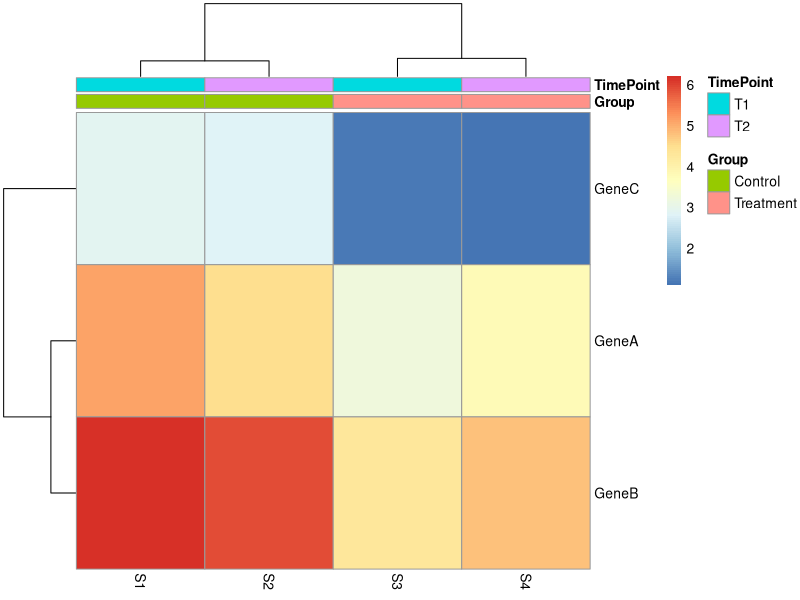
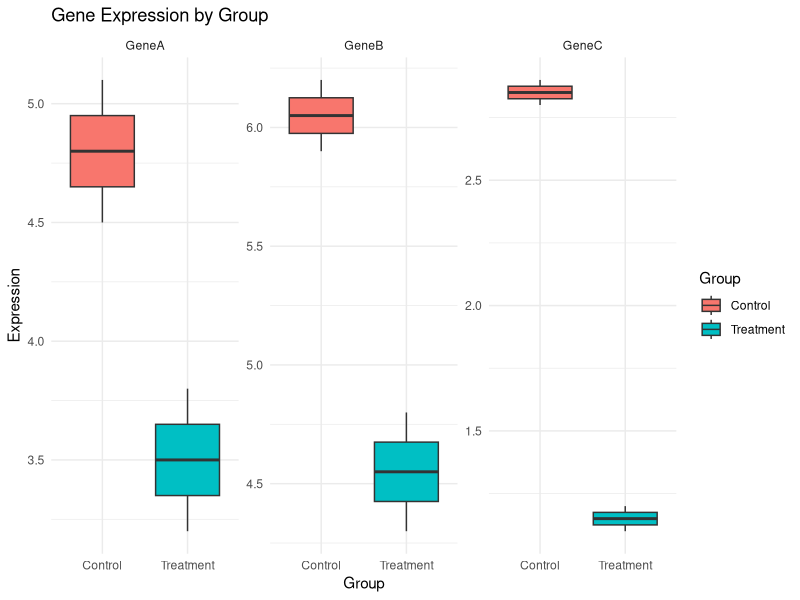

These charts were generated, in order, by the following R code:
# 安装并加载所需的包
if(!require("tidyverse")) install.packages("tidyverse"); library(tidyverse)
if(!require("pheatmap")) install.packages("pheatmap"); library(pheatmap)

# 示例元数据
metadata <- data.frame(
  SampleID = c("S1", "S2", "S3", "S4"),
  Group = c("Control", "Control", "Treatment", "Treatment"),
  TimePoint = c("T1", "T2", "T1", "T2")
)

# 示例表达矩阵
expression_matrix <- matrix(
  c(5.1, 4.5, 3.2, 3.8,
    6.2, 5.9, 4.3, 4.8,
    2.9, 2.8, 1.2, 1.1),
  nrow = 3, ncol = 4, byrow = TRUE
)
rownames(expression_matrix) <- c("GeneA", "GeneB", "GeneC")
colnames(expression_matrix) <- c("S1", "S2", "S3", "S4")

# 绘制热图
annotation_col <- metadata %>% column_to_rownames("SampleID")
pheatmap(expression_matrix, annotation_col = annotation_col)

# 数据处理和可视化
# 转换表达矩阵为数据框格式
expression_df <- as.data.frame(t(expression_matrix))
expression_df$SampleID <- rownames(expression_df)
expression_df <- expression_df %>% pivot_longer(-SampleID, names_to = "Gene", values_to = "Expression")

# 合并元数据
expression_df <- expression_df %>% left_join(metadata, by = "SampleID")

# 绘制箱线图
ggplot(expression_df, aes(x = Group, y = Expression, fill = Group)) +
  geom_boxplot() +
  facet_wrap(~ Gene, scales = "free_y") +
  theme_minimal() +
  ggtitle("Gene Expression by Group")
